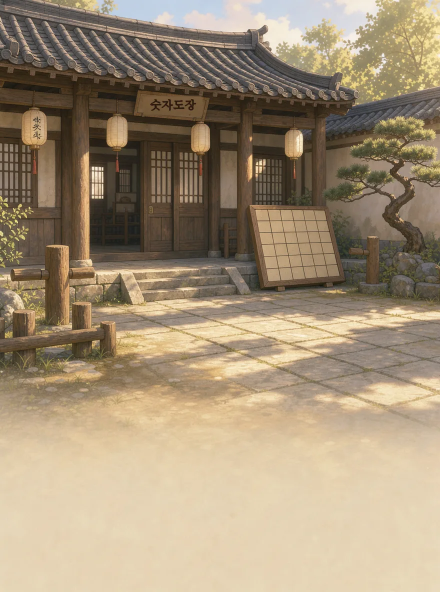
#> input picture img/home-dojo.webp, 880 x 1184 px (shown at 1/2 size)
$ python make_gate_dojo.py
#> lines starting #> are read from the running program, lines starting #| are printed output that depends on the picture; after the words box and inside, x2 and y2 are one past the last pixel; in counts of white or black regions, pixels touching at a corner belong together
"""시작 화면(대문) 그림을 숫자도장 마당으로 만듭니다.  (게임 폴더에서)  python tools/make_gate_dojo.py

재료 : img/home-dojo.webp (도장 마당), img/title.webp (제목 글씨),
       img/story/hero_v1.png (주인공 원본), img/char_list.png (사부 · 깜냥 원본)
결과 : img/gate-dojo.webp (941×1672, 예전 대문 img/gate.webp 와 같은 크기라 css 배치는 그대로) : 마당 + 제목
       img/gate-cast.webp (배경 투명) : 주인공 · 사부 · 깜냥
       인물은 따로 두고 css 가 "터치해서 시작하기" 단추 바로 위에 세웁니다.
       (휴대폰은 대문 그림 아래가 잘릴 수 있어서, 그림에 같이 그리면 작은 화면에서 단추가 인물을 가림)
"""
import os
import sys
from PIL import Image, ImageDraw, ImageFilter, ImageFont

ROOT = os.path.join(os.path.dirname(os.path.abspath(__file__)), '..')
sys.path.insert(0, os.path.dirname(os.path.abspath(__file__)))
import make_story as ms  # 인물 자르기 (keep_main, unwhite) 를 같이 씀

W, H = 941, 1672


def p(*a):
    return os.path.join(ROOT, *a)


def trim(im):
    return im.crop(im.split()[3].point(lambda v: 255 if v > 30 else 0).getbbox())


def fit_h(im, h):
    return im.resize((round(im.width * h / im.height), h), Image.LANCZOS)


def shadow(canvas, cx, y, w):  # canvas : W×H 크기
    """발밑 그림자"""
    sh = Image.new('RGBA', (W, H), (0, 0, 0, 0))
    ImageDraw.Draw(sh).ellipse((cx - w / 2, y - w * 0.09, cx + w / 2, y + w * 0.09), fill=(40, 25, 10, 120))
    canvas.alpha_composite(sh.filter(ImageFilter.GaussianBlur(14)))


def main():
    # 1) 도장 마당 : 세로로 꽉 차게 (가운데 기준으로 양옆을 자름)
    bg = Image.open(p('img', 'home-dojo.webp')).convert('RGB')
#> bg is the input picture: PIL image 880x1184 RGB; mean R, G, B 161.6, 144.2, 118.8
    s = H / bg.height
#> s = 1.41
    bg = bg.resize((round(bg.width * s), H), Image.LANCZOS)
#> bg: PIL image 1243x1672 RGB
    x0 = (bg.width - W) // 2
#> x0 = 151
    canvas = bg.crop((x0, 0, x0 + W, H)).convert('RGBA')

    # 2) 따뜻한 빛 + 가장자리를 살짝 어둡게 + 위쪽(제목 자리)은 살짝 밝게
    glow = Image.new('RGBA', (W, H), (0, 0, 0, 0))
#> glow: PIL image 941x1672 RGBA; every value is 0
    g = ImageDraw.Draw(glow)
    g.ellipse((-200, 650, W + 200, 1700), fill=(255, 214, 150, 70))
    canvas.alpha_composite(glow.filter(ImageFilter.GaussianBlur(90)))
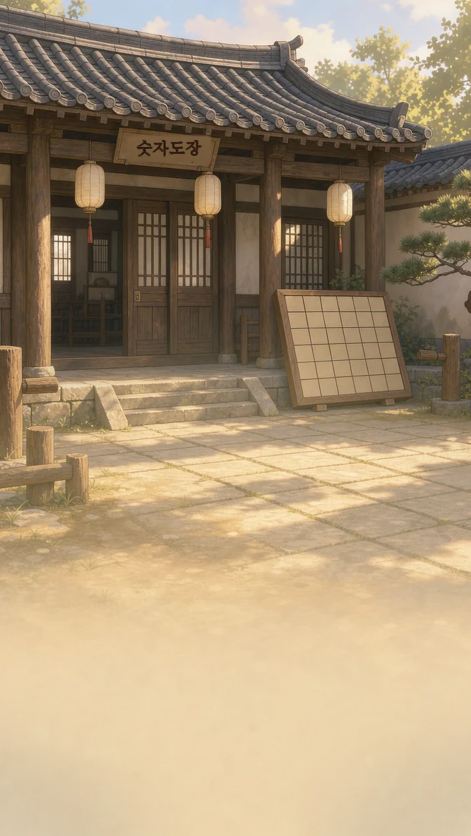
#> canvas: PIL image 941x1672 RGBA (shown at 1/2 size); mean R, G, B, A 168.1, 148.1, 118.8, 255
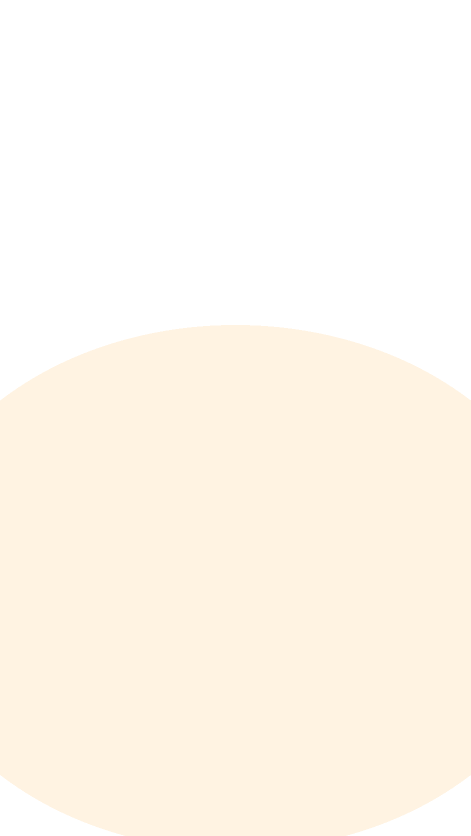
#> glow: PIL image 941x1672 RGBA (shown at 1/2 size); mean R, G, B, A 144.6, 121.3, 85, 39.7; transparent parts drawn white
    vig = Image.new('L', (W, H), 0)
#> vig: PIL image 941x1672 L; every value is 0
    ImageDraw.Draw(vig).ellipse((-260, -200, W + 260, H + 160), fill=255)
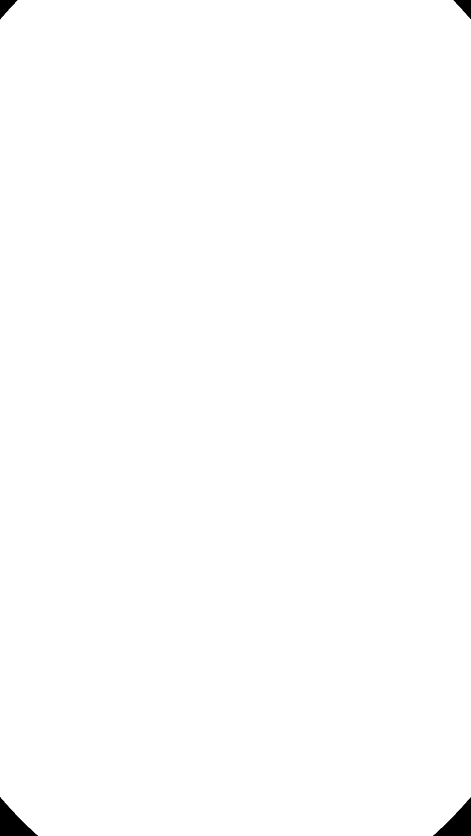
#> vig: PIL image 941x1672 L (shown at 1/2 size); 99.6% white; 4 black regions, box (x1, y1, x2, y2) and area: (0, 1594, 76, 1672) 2852, (866, 1595, 941, 1672) 2774, (0, 0, 35, 39) 688, (907, 0, 941, 38) 649
    vig = vig.filter(ImageFilter.GaussianBlur(120))
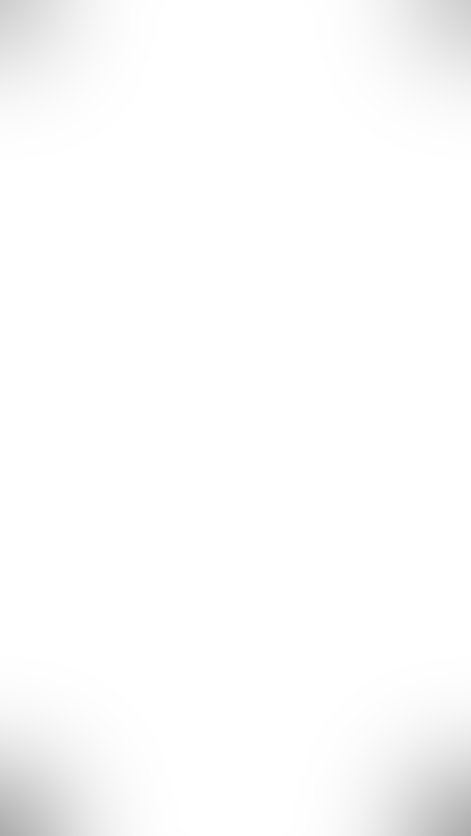
#> vig: PIL image 941x1672 L (shown at 1/2 size); min 172, max 255, mean 251.9
    dark = Image.new('RGBA', (W, H), (45, 28, 12, 150))
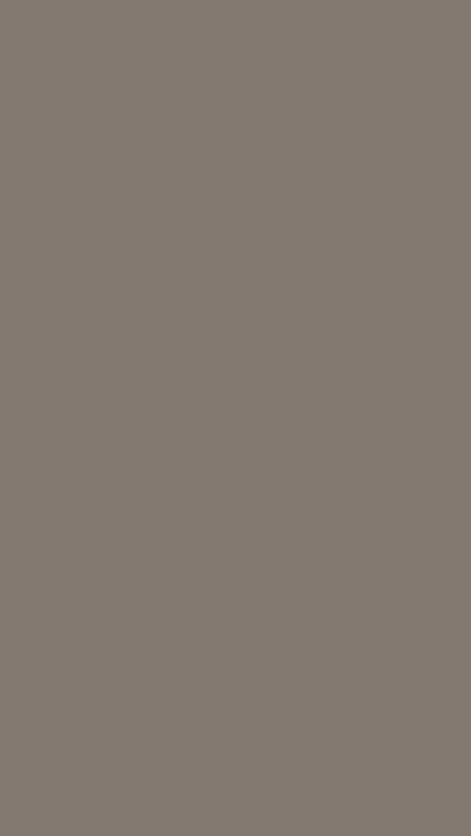
#> dark: PIL image 941x1672 RGBA (shown at 1/2 size); mean R, G, B, A 45, 28, 12, 150; transparent parts drawn white
    dark.putalpha(vig.point(lambda v: 150 - v * 150 // 255))
    canvas.alpha_composite(dark)
    top = Image.new('RGBA', (W, 560), (0, 0, 0, 0))
#> top: PIL image 941x560 RGBA; every value is 0
    td = ImageDraw.Draw(top)
    for y in range(560):
        td.line((0, y, W, y), fill=(255, 246, 228, int(110 * (1 - y / 560) ** 1.6)))
    canvas.alpha_composite(top)
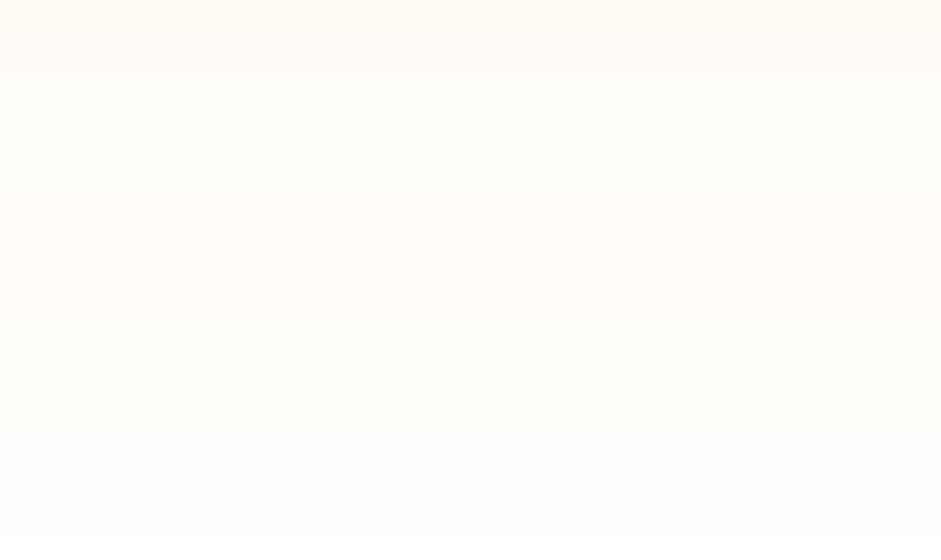
#> top: PIL image 941x560 RGBA; mean R, G, B, A 255, 246, 228, 41.9; transparent parts drawn white
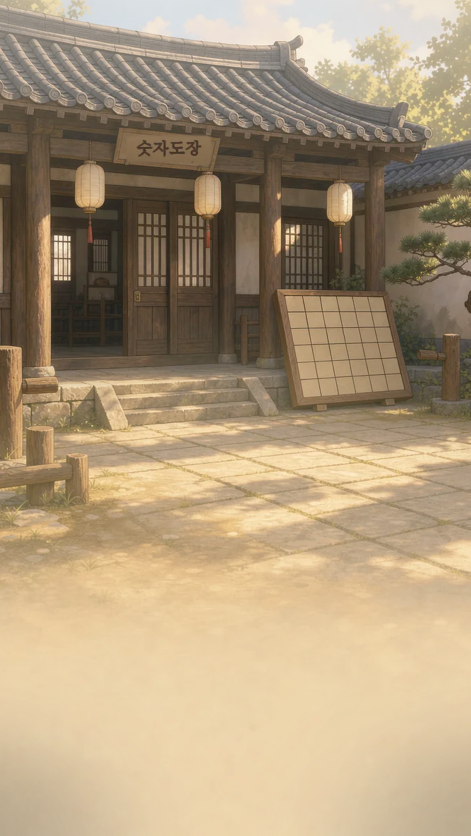
#> canvas: PIL image 941x1672 RGBA (shown at 1/2 size); mean R, G, B, A 173.2, 153.1, 123.6, 255

    # 3) 인물 : 사부(왼쪽 뒤) · 깜냥(오른쪽 뒤) · 주인공(가운데 앞) → 따로 gate-cast.webp 로
    cast = Image.new('RGBA', (W, H), (0, 0, 0, 0))
#> (the run stopped early here; a loop or call above may not have finished)

$ run again, with img/sudoku_img01.webp copied over img/home-dojo.webp
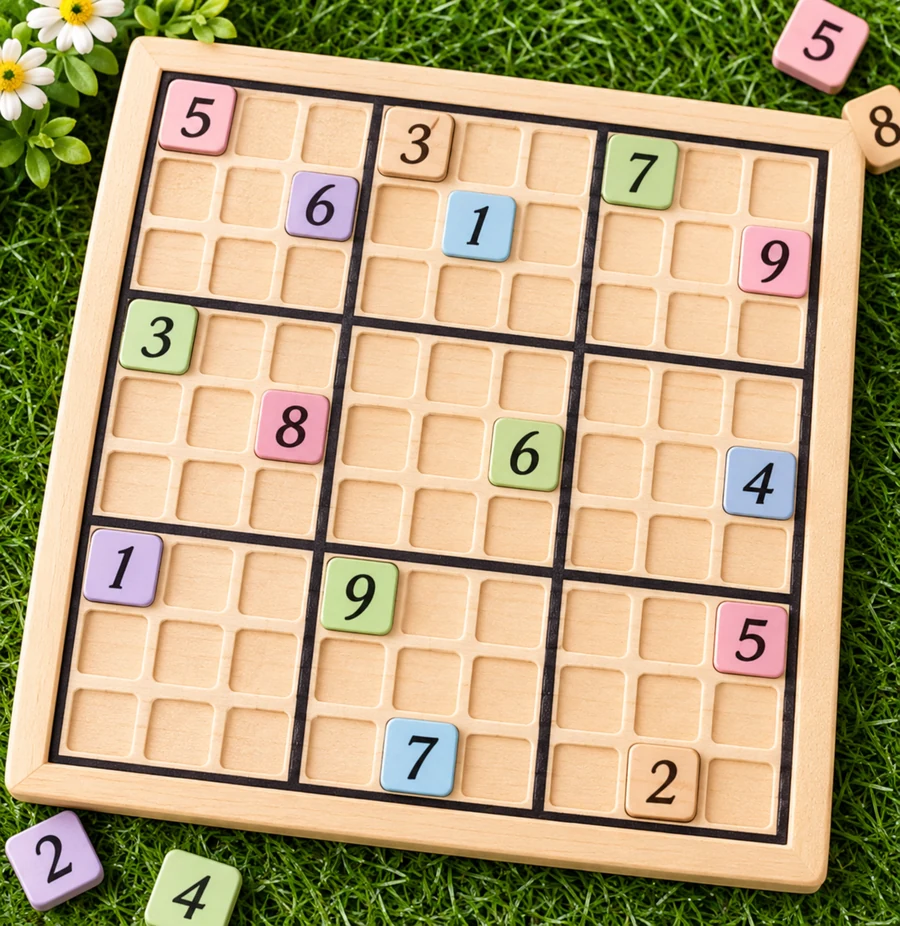
#> input picture img/sudoku_img01.webp, 900 x 926 px
#> in main, bg is the input picture: PIL image 900x926 RGB; mean R, G, B 181.2, 162, 123.3
#> bg: PIL image 1625x1672 RGB
#> in main, `canvas.alpha_composite(glow.filter(ImageFilter.GaussianBlur(90)))`:
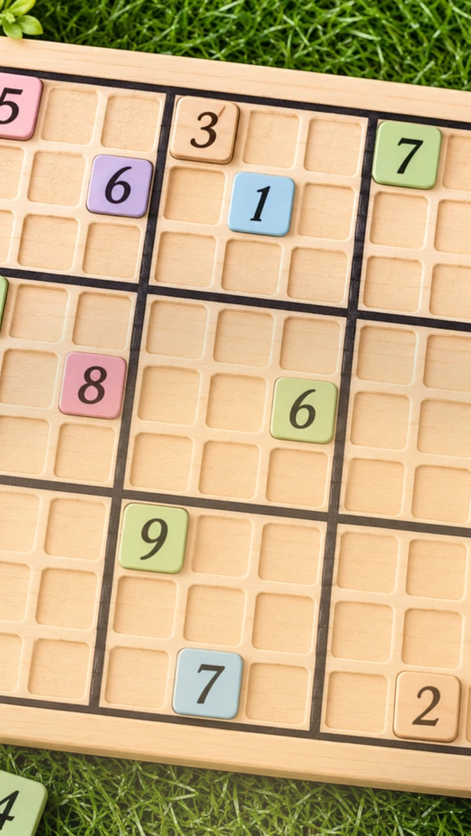
#> canvas: PIL image 941x1672 RGBA (shown at 1/2 size); mean R, G, B, A 200.4, 175.5, 133.5, 255
#> in main, `canvas.alpha_composite(top)`:
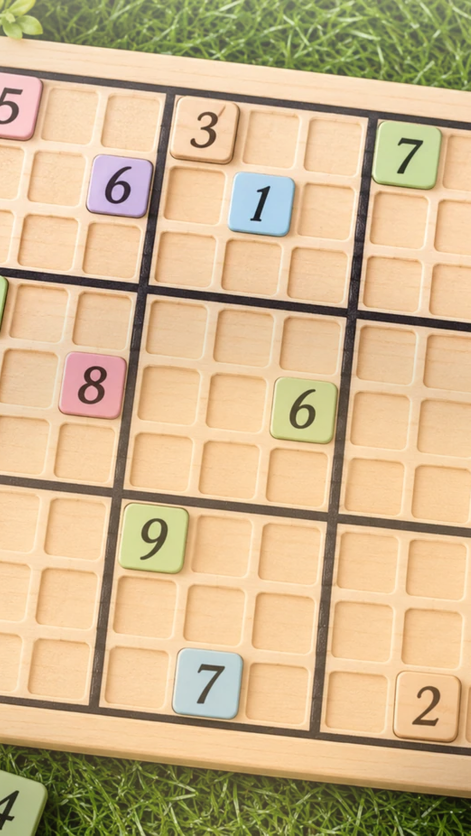
#> canvas: PIL image 941x1672 RGBA (shown at 1/2 size); mean R, G, B, A 206, 180.5, 140.6, 255
